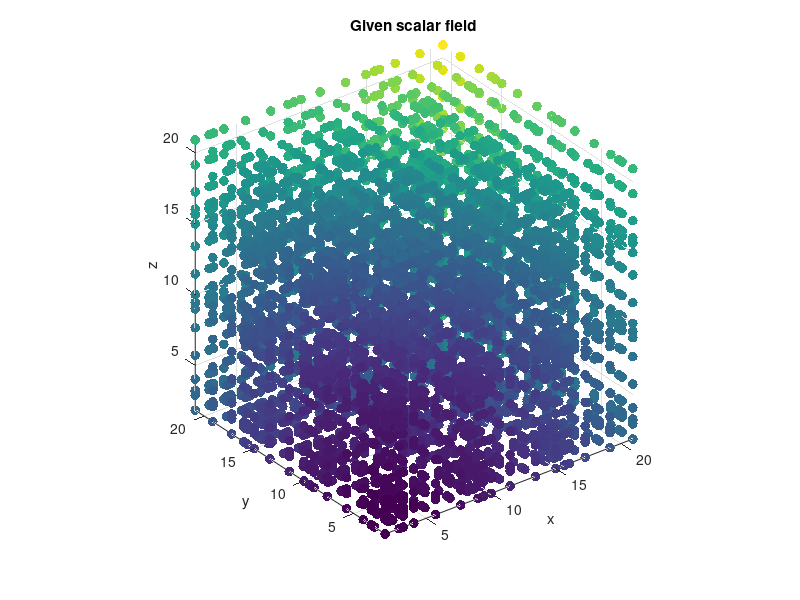

Write the MATLAB code that produced this figure. (Note: this script raises an error after producing the figure.)
clc
close all

addpath('../mole_MATLAB')

% Parameters
k = 2;  % Order of accuracy
m = 20; % Number of nodes along x-axis
n = 20; % Number of nodes along y-axis
o = 20; % Number of nodes along z-axis

[X, Y, Z] = meshgrid(1:m, 1:n, 1:o);
X = X+sin(X);
Y = Y+sin(Y);
Z = Z+sin(Z);

C = X.^2+Y.^2+Z.^2; % Given scalar field (on a nodal grid)

% Plot the physical grid
scatter3(X(:), Y(:), Z(:), 50, C(:), 'Filled');
title('Given scalar field')
axis equal
xlabel('x')
ylabel('y')
zlabel('z')
set(gcf, 'Color', 'w')

% Staggered logical grid
[Xs, Ys, Zs] = meshgrid([1 1.5 : 1 : m-0.5 m], [1 1.5 : 1 : n-0.5 n], [1 1.5 : 1 : o-0.5 o]);
% Interpolate scalar field from nodal logical to staggered logical
Cs = interp3(C, Xs, Ys, Zs);
% Reshape the field so it can be multiplied by the operator later on
C_ = reshape(permute(Cs, [2, 1, 3]), [], 1);

% Get 3D curvilinear mimetic gradient
G = grad3DCurv(k, X, Y, Z);
% G = grad3D(k, m-1, 1, n-1, 1, o-1, 1); % Left this here to compare results

% Apply the operator to the field
TMP = G*C_;
Gx = TMP(1:m*(n-1)*(o-1));
Gy = TMP(m*(n-1)*(o-1)+1:m*(n-1)*(o-1)+(m-1)*n*(o-1));
Gz = TMP(m*(n-1)*(o-1)+(m-1)*n*(o-1)+1:end);

% Reshape for visualization
Gx = permute(reshape(Gx, m, n-1, o-1), [2, 1, 3]);
Gy = permute(reshape(Gy, m-1, n, o-1), [2, 1, 3]);
Gz = permute(reshape(Gz, m-1, n-1, o), [2, 1, 3]);

figure
surf(Gx(:, :, 10), 'EdgeColor', 'none')
title('Gx')
xlabel('x')
ylabel('y')
zlabel('z')
set(gcf, 'Color', 'w')

figure
surf(Gy(:, :, 10), 'EdgeColor', 'none')
title('Gy')
xlabel('x')
ylabel('y')
zlabel('z')
set(gcf, 'Color', 'w')

figure
surf(squeeze(Gz(10, :, :)), 'EdgeColor', 'none')
title('Gz')
xlabel('z')
ylabel('x')
zlabel('y')
set(gcf, 'Color', 'w')
